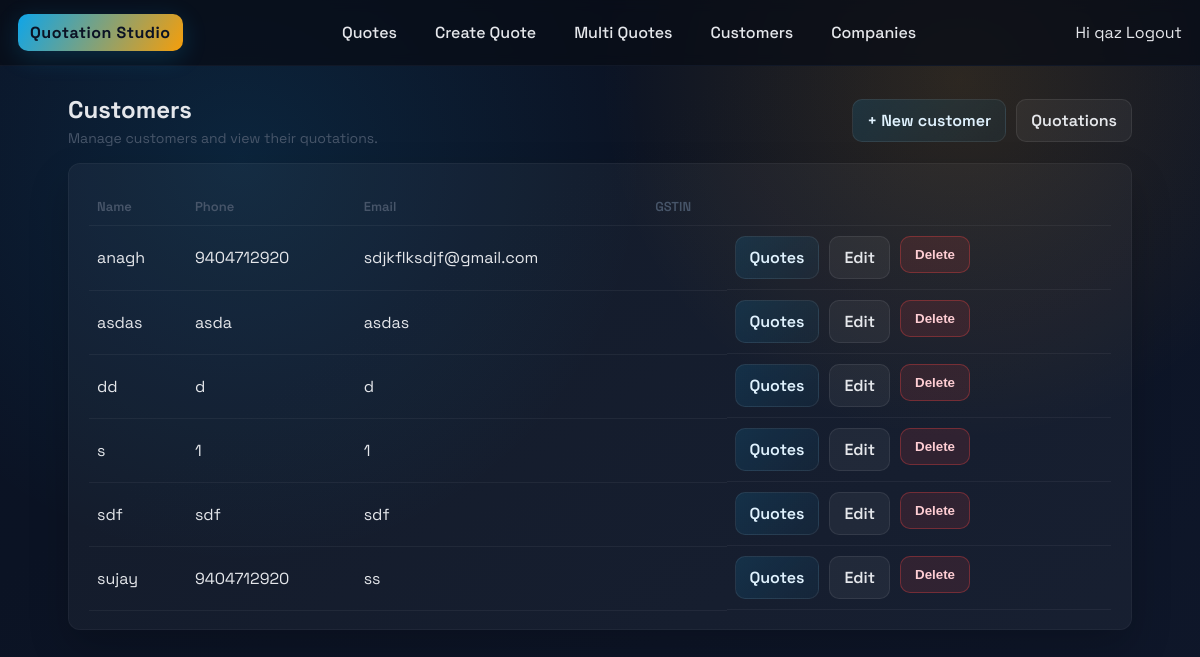
Page /customers/ (signed in) on the committed database.
### quotation_models/models.py (models this page shows, shortened)
class Buyer(models.Model):
    name = models.CharField(max_length=200)
    phone = models.CharField(max_length=50, blank=True, default="")
    email = models.EmailField(blank=True, null=True)
    address = models.TextField(blank=True, default="")
    gstin = models.CharField(max_length=32, blank=True, default="")
    class Meta:
        app_label = "quotation_models"

### quotations/views.py (the view)
# urls.py: path("customers/", views.buyer_list, name="buyer_list"),
@login_required
def buyer_list(request):
    buyers = Buyer.objects.order_by("name")
    return render(request, "quotations/buyer_list.html", {"buyers": buyers})

### templates/quotations/buyer_list.html (shortened to what this page needs)
{% extends "base.html" %}
{% block content %}
<div class="page-header">
    <div>
        <h1 class="page-title">Customers</h1>
        <p class="page-subtitle">Manage customers and view their quotations.</p>
    </div>
    <div class="actions">
        <a class="btn" href="{% url 'quotations:buyer_create' %}">+ New customer</a>
        <a class="btn-secondary btn" href="{% url 'quotations:list' %}">Quotations</a>
    </div>
</div>
<div class="panel">
    <table class="table">
        <thead>
            <tr>
                <th>Name</th>
                <th>Phone</th>
                <th>Email</th>
                <th>GSTIN</th>
                <th></th>
            </tr>
        </thead>
        <tbody>
            {% for b in buyers %}
            <tr>
                <td>{{ b.name }}</td>
                <td>{{ b.phone }}</td>
                <td>{{ b.email }}</td>
                <td>{{ b.gstin }}</td>
                <td class="actions">
                    <a class="btn" href="{% url 'quotations:buyer_quotes' b.id %}">Quotes</a>
                    <a class="btn-secondary btn" href="{% url 'quotations:buyer_edit' b.id %}">Edit</a>
                    <form method="post" action="{% url 'quotations:buyer_delete' b.id %}" style="display:inline" onsubmit="return confirm('Delete this customer?');">
                        <button class="btn btn-danger" type="submit">Delete</button>
                    </form>
                </td>
            </tr>
            {% empty %}
            <tr><td colspan="5" class="empty">No customers yet.</td></tr>
            {% endfor %}
        </tbody>
    </table>
</div>
{% endblock %}

### templates/base.html (shortened to what this page needs)
{% load static %}
<!DOCTYPE html>
<html lang="en">
<head>
    <link rel="stylesheet" href="{% static 'quotations.css' %}">
</head>
<body>
    <header class="topbar">
        <a class="brand" href="{% url 'quotations:list' %}">Quotation Studio</a>
        <nav class="nav-links">
            <a href="{% url 'quotations:list' %}">Quotes</a>
            <a href="{% url 'quotations:create' %}">Create Quote</a>
            <a href="{% url 'quotations:multi_create' %}">Multi Quotes</a>
            <a href="{% url 'quotations:buyer_list' %}">Customers</a>
            <a href="{% url 'quotations:company_list' %}">Companies</a>
        </nav>
        <div class="user-info">
            {% if user.is_authenticated %}
                <span>Hi {{ user.username }}</span>
                <a href="{% url 'logout' %}">Logout</a>
            {% else %}
                <a href="{% url 'login' %}">Login</a>
            {% endif %}
        </div>
    </header>
    <main class="page-shell">
        {% block content %}{% endblock %}
    </main>
</body>
</html>

### static/quotations.css (style rules this page uses)
:root { --ink: #0f172a; --muted: #475569; --line: #1f2937; --surface: #0b1224; --panel: rgba(255, 255, 255, 0.04); --accent: #0ea5e9; --accent-2: #f59e0b; --success: #22c55e; --danger: #ef4444; --radius: 12px; color-scheme: dark; }
* { box-sizing: border-box; }
body { margin: 0; font-family: 'Space Grotesk', 'Chivo', sans-serif; background: radial-gradient(circle at 20% 20%, rgba(14,165,233,0.12), transparent 35%), radial-gradient(circle at 80% 10%, rgba(245,158,11,0.14), transparent 30%), linear-gradient(145deg, #0b1224, #0b1324 35%, #0f172a); color: #e5e7eb; min-height: 100vh; }
a { color: inherit; text-decoration: none; }
.topbar { display: flex; justify-content: space-between; align-items: center; padding: 14px 18px; border-bottom: 1px solid #111827; background: rgba(8, 12, 22, 0.75); backdrop-filter: blur(6px); position: sticky; top: 0; z-index: 10; }
.brand { font-weight: 700; letter-spacing: 0.5px; padding: 8px 12px; border-radius: 10px; background: linear-gradient(120deg, var(--accent), var(--accent-2)); color: #0b1224; box-shadow: 0 6px 24px rgba(14,165,233,0.2); }
.nav-links { display: flex; gap: 14px; font-weight: 500; }
.nav-links a { padding: 8px 12px; border-radius: 10px; transition: background 0.2s ease, color 0.2s ease; }
.page-shell { padding: 28px 18px 48px; max-width: 1100px; margin: 0 auto; }
.panel { background: var(--panel); border: 1px solid rgba(255,255,255,0.04); border-radius: var(--radius); box-shadow: 0 18px 40px rgba(0,0,0,0.2); padding: 18px 20px; }
.page-header { display: flex; justify-content: space-between; align-items: center; margin-bottom: 16px; gap: 12px; }
.page-title { font-size: 24px; font-weight: 700; margin: 0; }
.page-subtitle { color: var(--muted); margin: 4px 0 0 0; font-size: 14px; }
.btn { display: inline-flex; align-items: center; gap: 6px; padding: 10px 14px; border-radius: 10px; border: 1px solid rgba(255,255,255,0.08); background: linear-gradient(135deg, rgba(14,165,233,0.14), rgba(14,165,233,0.05)); color: #e0f2fe; cursor: pointer; font-weight: 600; transition: transform 0.08s ease, box-shadow 0.2s ease, border-color 0.2s ease; }
.btn-secondary { background: rgba(255,255,255,0.05); color: #e5e7eb; }
.btn-danger { background: rgba(239, 68, 68, 0.12); color: #fecdd3; border-color: rgba(239,68,68,0.35); }
.table { width: 100%; border-collapse: collapse; border-spacing: 0; margin-top: 6px; }
.table th, .table td { padding: 10px 8px; border-bottom: 1px solid rgba(255,255,255,0.05); }
.table th { text-align: left; color: var(--muted); font-weight: 600; font-size: 13px; }
.actions { display: flex; gap: 10px; flex-wrap: wrap; }

### rows in the picture
Buyer: name "anagh", phone "9404712920", email "sdjkflksdjf@gmail.com"
Buyer: name "asdas", phone "asda", email "asdas"
Buyer: name "dd", phone "d", email "d"
Buyer: name "s", phone "1", email "1"
Buyer: name "sdf", phone "sdf", email "sdf"
Buyer: name "sujay", phone "9404712920", email "ss"

### other values in the picture
{{ user.username }} "qaz"
